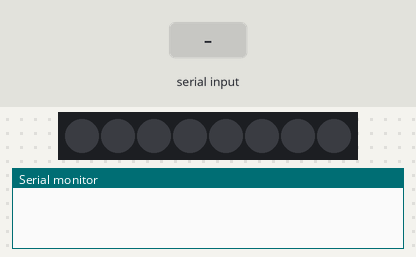
Bench run of a sketch on a simulated Arduino Uno, built with avr-gcc and run on an emulated ATmega328P. Shown: 8 RGB LEDs in strip order, left to right, the last lines printed to the serial monitor. Inputs (shaded band) come from the test bench. Dim RGB values are drawn brighter than linear; the strip is taken to match the declared colour order.

Above: at 1.2 s.
1.3 s: "90,45,200\n" received over Serial
At 3.0 s:
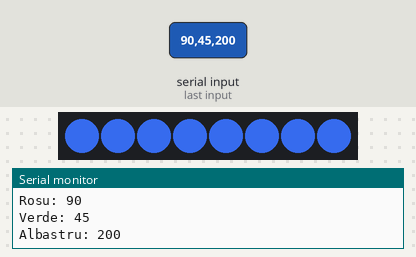
3.8 s: "30,150,10\n" received over Serial
At 6.0 s:
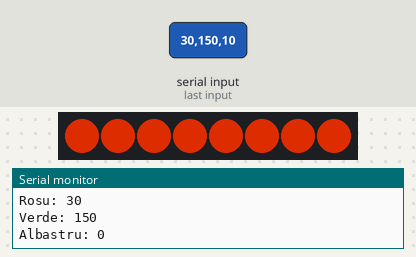
6.3 s: "5\n" received over Serial
At 7.7 s:
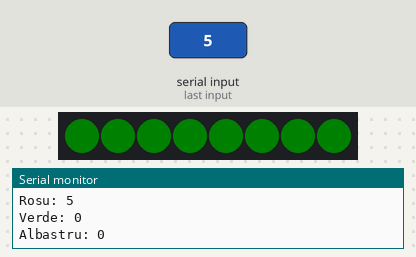
8.8 s: "90,45\n" received over Serial
At 11.0 s:
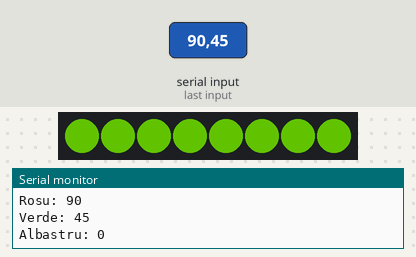
11.3 s: "30,150\n" received over Serial
At 13.0 s:
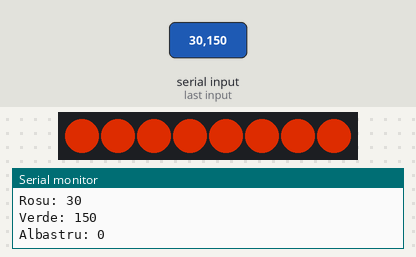
Timing chart, 0 to 14.5 s (numbered marks = the images above; inputs shaded):
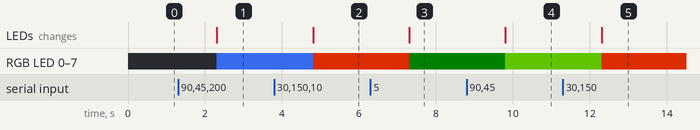

The sketch:

Neo_PIxel_comanda_Serial.ino
```cpp
#include <Adafruit_NeoPixel.h>

#define Pin 9
#define NumarPixeli 8

Adafruit_NeoPixel pixels(NumarPixeli, Pin, NEO_RGB + NEO_KHZ800);

void setup() {
  // put your setup code here, to run once:
  Serial.begin(9600);

  pixels.begin();
}

int rosu = 0;
int verde = 0;
int albastru = 0;

void loop() {
  // put your main code here, to run repeatedly:
  if (Serial.available()){
    pixels.clear();
    String DataIn = Serial.readString(); // Citesc valorile RGB (format rrrgggbbb)
    Serial.print("Rosu: ");
    rosu = DataIn.substring(0, 3).toInt(); // Sparg valorile pentru rosu
    Serial.println(rosu);
    Serial.print("Verde: ");
    verde = DataIn.substring(3, 6).toInt(); // Sparg valorile pentru verde
    Serial.println(verde);
    Serial.print("Albastru: ");
    albastru = DataIn.substring(6, 9).toInt(); // Sparg valorile pentru albastru
    Serial.println(albastru);

    for (int foo = 0; foo <= NumarPixeli; ++foo) {
      pixels.setPixelColor(foo, pixels.Color(verde, rosu, albastru));
    }

    pixels.show();
  }
}
```

Measured:
- after the input at 1.3 s, RGB LED 0–7: off → RGB(45, 90, 200) after 1.0 s; the LEDs: change after 1.0 s (image 1)
- after the input at 3.8 s, RGB LED 0–7: RGB(45, 90, 200) → RGB(150, 30, 0) after 1.0 s; the LEDs: change after 1.0 s (image 2)
- after the input at 6.3 s, RGB LED 0–7: RGB(150, 30, 0) → RGB(0, 5, 0) after 1.0 s; the LEDs: change after 1.0 s (image 3)
- after the input at 8.8 s, RGB LED 0–7: RGB(0, 5, 0) → RGB(45, 90, 0) after 1.0 s; the LEDs: change after 1.0 s (image 4)
- after the input at 11.3 s, RGB LED 0–7: RGB(45, 90, 0) → RGB(150, 30, 0) after 1.0 s; the LEDs: change after 1.0 s (image 5)
